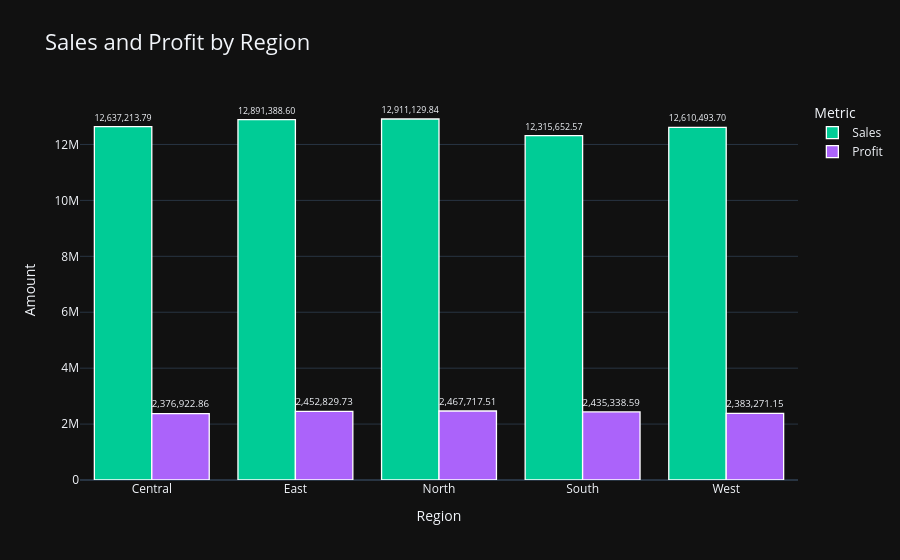

Notebook cell for this chart:
### Markdown cell above
***1. Sales and Profit by Region.***

### Code cell
by_region = data.groupby('Region').agg({
    'Sales': 'sum',
    'Profit': 'sum'
}).reset_index()

by_region_melted = by_region.melt(id_vars='Region', var_name='Metric', value_name='Amount')

fig = px.bar( by_region_melted, x='Region', y='Amount', color='Metric', barmode='group', 
             text=by_region_melted['Amount'].apply(lambda x: f"{x:,.2f}"), title='Sales and Profit by Region',
            color_discrete_map=custom_colors)

fig.update_layout( xaxis_title='Region', yaxis_title='Amount', template='plotly_dark', height=500, title_font_size=22,
    legend_title_text='Metric', xaxis=dict(showgrid=False), yaxis=dict(showgrid=True))

fig.update_traces(
    textposition='outside',
    marker=dict(line=dict(color='white', width=1.3))
)

fig.show()

### Figure 1 — Plotly figure (JSON) as saved in the notebook; plotly's stock layout.template omitted (floating-point values rounded to 4 significant figures)
{"data": [{"alignmentgroup": "True", "hovertemplate": "Metric=Sales<br>Region=%{x}<br>Amount=%{y}<br>text=%{text}<extra></extra>", "legendgroup": "Sales", "marker": {"color": "#00cc96", "line": {"color": "white", "width": 1.3}, "pattern": {"shape": ""}}, "name": "Sales", "offsetgroup": "Sales", "orientation": "v", "showlegend": true, "text": ["12,637,213.79", "12,891,388.60", "12,911,129.84", "12,315,652.57", "12,610,493.70"], "textposition": "outside", "type": "bar", "x": ["Central", "East", "North", "South", "West"], "xaxis": "x", "y": [12640000.0, 12890000.0, 12910000.0, 12320000.0, 12610000.0], "yaxis": "y"}, {"alignmentgroup": "True", "hovertemplate": "Metric=Profit<br>Region=%{x}<br>Amount=%{y}<br>text=%{text}<extra></extra>", "legendgroup": "Profit", "marker": {"color": "#ab63fa", "line": {"color": "white", "width": 1.3}, "pattern": {"shape": ""}}, "name": "Profit", "offsetgroup": "Profit", "orientation": "v", "showlegend": true, "text": ["2,376,922.86", "2,452,829.73", "2,467,717.51", "2,435,338.59", "2,383,271.15"], "textposition": "outside", "type": "bar", "x": ["Central", "East", "North", "South", "West"], "xaxis": "x", "y": [2377000.0, 2453000.0, 2468000.0, 2435000.0, 2383000.0], "yaxis": "y"}], "layout": {"autosize": true, "barmode": "group", "legend": {"title": {"text": "Metric"}, "tracegroupgap": 0}, "title": {"font": {"size": 22}, "text": "Sales and Profit by Region"}, "xaxis": {"anchor": "y", "autorange": true, "domain": [0, 1], "range": [-0.5, 4.5], "showgrid": false, "title": {"text": "Region"}, "type": "category"}, "yaxis": {"anchor": "x", "autorange": true, "domain": [0, 1], "range": [0, 13590000.0], "showgrid": true, "title": {"text": "Amount"}, "type": "linear"}}}
